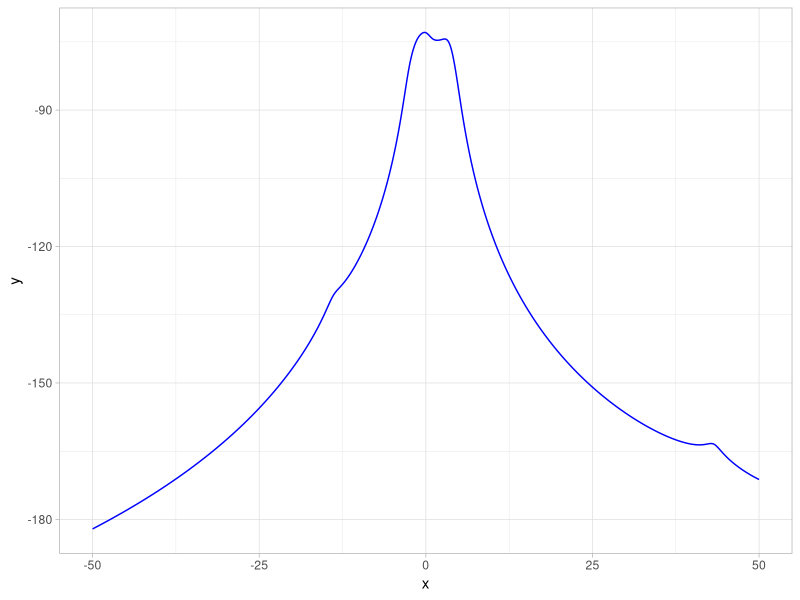
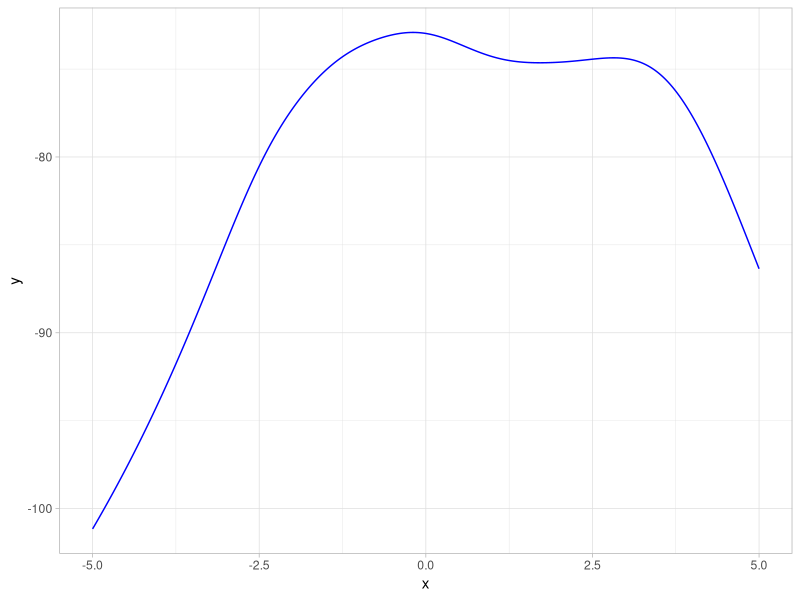
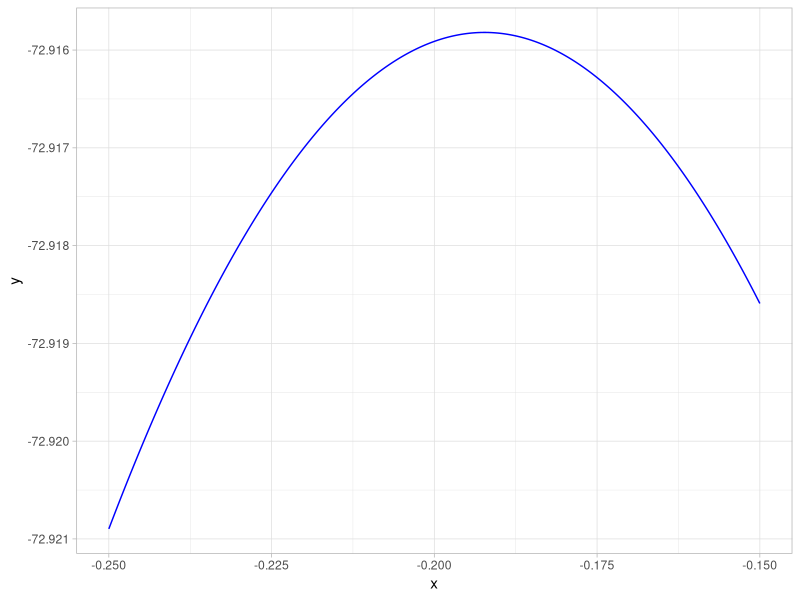

The R script that drew these images, in order:
###1
#(c)
log_cauchy <- function(a){
  X <- c(-13.87, -2.53, -2.44, -2.40, -1.75, -1.34, -1.05, -0.23, -0.07, 
         0.27, 1.77, 2.76, 3.29, 3.47, 3.71, 3.80, 4.24, 4.53, 43.21, 56.75)
  n <- length(X)
  out <- -n*log(pi) - sum( log( 1 + (a-X)^2 )  )
  return(out)
}

library(ggplot2)

theta <- seq(-50,50,length.out=1000)
f_theta <- do.call("c",  lapply(theta, log_cauchy) )
d <- data.frame(x = theta, y = f_theta)
ggplot(data = d, aes(x = x, y = y)) + geom_line(color = "blue") +theme_light()

theta <- seq(-5,5,length.out=1000)
f_theta <- do.call("c",  lapply(theta, log_cauchy) )
d <- data.frame(x = theta, y = f_theta)
ggplot(data = d, aes(x = x, y = y)) + geom_line(color = "blue") +theme_light()

theta <- seq(-0.25,-0.15,length.out=1000)
f_theta <- do.call("c",  lapply(theta, log_cauchy) )
d <- data.frame(x = theta, y = f_theta)
ggplot(data = d, aes(x = x, y = y)) + geom_line(color = "blue") +theme_light()


#(d)
NR_cauchy <- function(p0, e = 1e-6){
  X <- c(-13.87, -2.53, -2.44, -2.40, -1.75, -1.34, -1.05, -0.23, -0.07, 
         0.27, 1.77, 2.76, 3.29, 3.47, 3.71, 3.80, 4.24, 4.53, 43.21, 56.75)
  f1 <- function(a){
    out <- sum(  (a-X)/( 1+(a-X)^2 )  )
    return(out)
  }
  f2 <- function(a){
    out <- sum(  (1-(a-X)^2)/( 1+(a-X)^2 )^2  )
    return(out)
  }
  
  while(1){
    p <- p0 - f1(p0)/f2(p0)
    if( abs(p-p0) < e || f1(p)<1e-12 ) break
    p0 <- p
  }
  
  return(p)
  
}

theta1_0 <- c(-11,-1,0,1.4,4.1,4.8,7,8,38)
theta1 <- do.call("c",  lapply(theta1_0, NR_cauchy) )
f_theta1 <- do.call("c",  lapply(theta1, log_cauchy) )
theta1
f_theta1


#(e)
FS_NR_cauchy <- function(p0, e = 1e-8, fisher = 200){
  X <- c(-13.87, -2.53, -2.44, -2.40, -1.75, -1.34, -1.05, -0.23, -0.07, 
         0.27, 1.77, 2.76, 3.29, 3.47, 3.71, 3.80, 4.24, 4.53, 43.21, 56.75)
  f1 <- function(a){
    out <- sum(  (a-X)/( 1+(a-X)^2 )  )
    return(out)
  }
  f2 <- function(a){
    out <- sum(  (1-(a-X)^2)/( 1+(a-X)^2 )^2  )
    return(out)
  }
  I <- length(X)/2
  for (i in 1:fisher){
    p <- p0 - 2*f1(p0)/I
    p0 <- p
  }
  
  while(1){
    p <- p0 - f1(p0)/f2(p0)
    if( abs(p-p0) < e || f1(p)<1e-12 ) break
    p0 <- p
  }
  return(p)
}

theta2_0 <- c(-11,-1,0,1.4,4.1,4.8,7,8,38)
theta2 <- do.call("c",  lapply(theta2_0, FS_NR_cauchy) )
f_theta2 <- do.call("c",  lapply(theta2, log_cauchy) )
theta2
f_theta2

optimise(log_cauchy, c(-1,1), maximum = TRUE)






